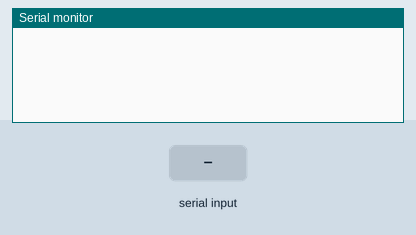
A sketch run on a simulated Arduino Uno, built with avr-gcc and run on an emulated ATmega328P. Shown: the last lines printed to the serial monitor. The test bench sets the inputs (shaded band).

Above: at 1.2 s.
1.3 s: "MOVEABS 1\n" received over Serial
At 1.9 s:
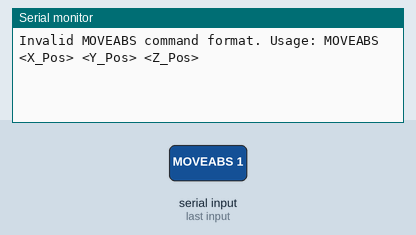
2.8 s: "MOVEREL 1\n" received over Serial
At 4.0 s:
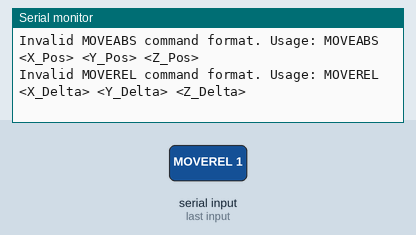
4.3 s: "STOP 1\n" received over Serial
At 5.3 s:
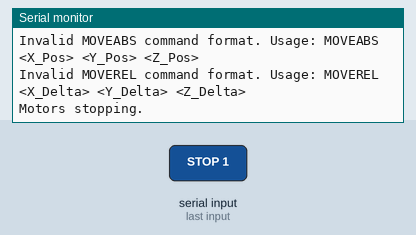
5.8 s: "POSITION 1\n" received over Serial
At 6.5 s:
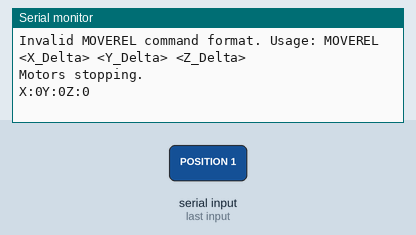
7.3 s: "SET \n" received over Serial
At 8.5 s:
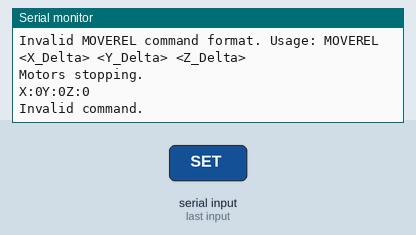
8.8 s: "MOVEABS\n" received over Serial
At 9.9 s:
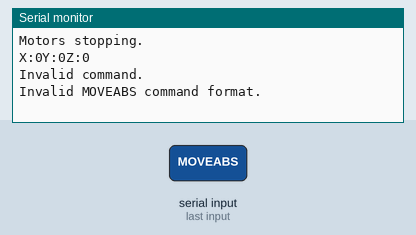

Measured:
- after the input at 1.3 s, the serial monitor: prints a new line at once (image 1)
- after the input at 2.8 s, the serial monitor: prints a new line at once (image 2)
- after the input at 4.3 s, the serial monitor: prints a new line at once (image 3)
- after the input at 5.8 s, the serial monitor: prints a new line at once (image 4)
- after the input at 7.3 s, the serial monitor: prints a new line at once (image 5)
- after the input at 8.8 s, the serial monitor: prints a new line at once (image 6)

The sketch:

Robotcode.ino
```cpp
#include <AccelStepper.h>

// Define motor pins
#define StepX 2    // Step pin for X-axis
#define DirX 5     // Direction pin for X-axis
#define StepY 3    // Step pin for Y-axis
#define DirY 6     // Direction pin for Y-axis
#define StepZ 4    // Step pin for Z-axis
#define DirZ 7     // Direction pin for Z-axis

// Initialize AccelStepper objects for each axis
// AccelStepper::DRIVER indicates the use of a driver that takes STEP and DIR signals
AccelStepper stepperX(AccelStepper::DRIVER, StepX, DirX);
AccelStepper stepperY(AccelStepper::DRIVER, StepY, DirY);
AccelStepper stepperZ(AccelStepper::DRIVER, StepZ, DirZ);

// Function prototypes
void handleSetCommand(String command);
void handleMoveAbsCommand(String command);
void handleMoveRelCommand(String command);
void handleStopCommand();
void handlePositionCommand();
void handleSetCurrentPositionCommand(); // New function prototype

void setup() {
  Serial.begin(115200); // Initialize serial communication at 115200 baud

  // ===============================
  // Configuration Parameters Start
  // ===============================

  // -------------------------------
  // X and Y Axes Configuration
  // -------------------------------
  // These parameters control the behavior of the X and Y axes.

  // Maximum speed (steps per second)
  // Adjust this value based on your motor's specifications and desired speed.
  stepperX.setMaxSpeed(1000);    // X-axis max speed
  stepperY.setMaxSpeed(1000);    // Y-axis max speed

  // Acceleration (steps per second squared)
  // Higher acceleration allows faster speed changes but may cause jitter if too high.
  stepperX.setAcceleration(500); // X-axis acceleration
  stepperY.setAcceleration(500); // Y-axis acceleration

  // -------------------------------
  // Z Axis Configuration
  // -------------------------------
  // The Z-axis is now configured to move with acceleration and deceleration.

  // Maximum speed (steps per second)
  // Adjust this value based on your motor's specifications and desired speed.
  stepperZ.setMaxSpeed(1000);    // Z-axis max speed

  // Acceleration (steps per second squared)
  // Setting acceleration allows the Z-axis to ramp up and down smoothly.
  stepperZ.setAcceleration(500); // Z-axis acceleration

  // ===============================
  // Configuration Parameters End
  // ===============================

  // Optionally, set initial positions to zero
  stepperX.setCurrentPosition(0);
  stepperY.setCurrentPosition(0);
  stepperZ.setCurrentPosition(0);
}

void loop() {
  // Check if data is available on the Serial port
  if (Serial.available() > 0) {
    String command = Serial.readStringUntil('\n'); // Read the incoming command until newline
    command.trim(); // Remove any leading/trailing whitespace

    // Parse and handle the command based on its prefix
    if (command.startsWith("SET ")) { // Note: added space to ensure 'SET ' is matched
      handleSetCommand(command);
    } else if (command.startsWith("MOVEABS")) {
      handleMoveAbsCommand(command);
    } else if (command.startsWith("MOVEREL")) {
      handleMoveRelCommand(command);
    } else if (command.startsWith("STOP")) {
      handleStopCommand();
    } else if (command.startsWith("POSITION")) {
      handlePositionCommand();
    } else if (command.startsWith("SETCURRENTPOS")) { // New command
      handleSetCurrentPositionCommand();
    } else {
      Serial.println("Invalid command.");
    }
  }

  // Run all steppers with acceleration
  stepperX.run(); // Handles movement with acceleration for X-axis
  stepperY.run(); // Handles movement with acceleration for Y-axis
  stepperZ.run(); // Handles movement with acceleration for Z-axis
}

// ===============================
// Command Handler Functions Start
// ===============================

// Handles the SET command to configure speed and acceleration for a specific axis
// Example command format: SET X 1500 750
void handleSetCommand(String command) {
  // Ensure the command has enough length to parse
  if (command.length() < 6) {
    Serial.println("Invalid SET command format.");
    return;
  }

  char axis = command.charAt(4); // Get the axis character (X, Y, or Z)
  int speedStart = 6;             // Starting index for speed value
  int space1 = command.indexOf(' ', speedStart); // Find space after speed

  // Check if both speed and acceleration are provided
  // Z-axis now also requires acceleration
  if (space1 == -1) {
    Serial.println("Invalid SET command format. Usage: SET <Axis> <Speed> <Acceleration>");
    return;
  }

  // Extract speed and acceleration values
  int speed = command.substring(speedStart, space1).toInt();
  int accel = command.substring(space1 + 1).toInt();

  // Update the corresponding stepper's speed and acceleration
  if (axis == 'X') {
    stepperX.setMaxSpeed(speed);
    stepperX.setAcceleration(accel);
    Serial.println("X Speed and Acceleration set.");
  } else if (axis == 'Y') {
    stepperY.setMaxSpeed(speed);
    stepperY.setAcceleration(accel);
    Serial.println("Y Speed and Acceleration set.");
  } else if (axis == 'Z') {
    // For Z-axis, set both speed and acceleration
    stepperZ.setMaxSpeed(speed);
    stepperZ.setAcceleration(accel);
    Serial.println("Z Speed and Acceleration set.");
  } else {
    Serial.println("Invalid axis. Use X, Y, or Z.");
  }
}

// Handles the MOVEABS command to move all axes to absolute positions
// Example command format: MOVEABS 1000 2000 3000
void handleMoveAbsCommand(String command) {
  // Expected format: MOVEABS <X_Pos> <Y_Pos> <Z_Pos>
  // Example: MOVEABS 1000 2000 3000

  // Split the command into tokens based on spaces
  int firstSpace = command.indexOf(' ');
  if (firstSpace == -1) {
    Serial.println("Invalid MOVEABS command format.");
    return;
  }

  // Extract the positions for X, Y, and Z
  String params = command.substring(firstSpace + 1);
  int paramCount = 0;
  long positions[3] = {0, 0, 0};
  int prevIndex = 0;
  int spaceIndex;

  while (paramCount < 2 && (spaceIndex = params.indexOf(' ', prevIndex)) != -1) {
    positions[paramCount] = params.substring(prevIndex, spaceIndex).toInt();
    paramCount++;
    prevIndex = spaceIndex + 1;
  }

  // Capture the last parameter (Z position)
  if (paramCount < 3) {
    positions[paramCount] = params.substring(prevIndex).toInt();
    paramCount++;
  }

  // Validate that three parameters were received
  if (paramCount != 3) {
    Serial.println("Invalid MOVEABS command format. Usage: MOVEABS <X_Pos> <Y_Pos> <Z_Pos>");
    return;
  }

  // Set the target positions for each stepper
  stepperX.moveTo(positions[0]);
  stepperY.moveTo(positions[1]);
  stepperZ.moveTo(positions[2]);

  Serial.println("Move to Absolute positions initiated.");
}

// Handles the MOVEREL command to move all axes by relative amounts
// Example command format: MOVEREL 100 -50 25
void handleMoveRelCommand(String command) {
  // Expected format: MOVEREL <X_Delta> <Y_Delta> <Z_Delta>
  // Example: MOVEREL 100 -50 25

  // Split the command into tokens based on spaces
  int firstSpace = command.indexOf(' ');
  if (firstSpace == -1) {
    Serial.println("Invalid MOVEREL command format.");
    return;
  }

  // Extract the relative movements for X, Y, and Z
  String params = command.substring(firstSpace + 1);
  int paramCount = 0;
  long deltas[3] = {0, 0, 0};
  int prevIndex = 0;
  int spaceIndex;

  while (paramCount < 2 && (spaceIndex = params.indexOf(' ', prevIndex)) != -1) {
    deltas[paramCount] = params.substring(prevIndex, spaceIndex).toInt();
    paramCount++;
    prevIndex = spaceIndex + 1;
  }

  // Capture the last parameter (Z delta)
  if (paramCount < 3) {
    deltas[paramCount] = params.substring(prevIndex).toInt();
    paramCount++;
  }

  // Validate that three parameters were received
  if (paramCount != 3) {
    Serial.println("Invalid MOVEREL command format. Usage: MOVEREL <X_Delta> <Y_Delta> <Z_Delta>");
    return;
  }

  // Calculate new target positions by adding deltas to current positions
  long newX = stepperX.currentPosition() + deltas[0];
  long newY = stepperY.currentPosition() + deltas[1];
  long newZ = stepperZ.currentPosition() + deltas[2];

  // Set the target positions for each stepper
  stepperX.moveTo(newX);
  stepperY.moveTo(newY);
  stepperZ.moveTo(newZ);

  Serial.println("Move Relative command executed.");
}

// Handles the STOP command to halt all steppers immediately
void handleStopCommand() {
  // Decelerate all steppers to a stop
  stepperX.stop(); // Gracefully stops X-axis with deceleration
  stepperY.stop(); // Gracefully stops Y-axis with deceleration
  stepperZ.stop(); // Gracefully stops Z-axis with deceleration

  Serial.println("Motors stopping.");
}

// Handles the POSITION command to report current positions of all steppers
void handlePositionCommand() {
  // Retrieve and print the current position of each stepper
  Serial.print("X:");
  Serial.print(stepperX.currentPosition());
  Serial.print("Y:");
  Serial.print(stepperY.currentPosition());
  Serial.print("Z:");
  Serial.println(stepperZ.currentPosition());
}

// ===============================
// Command Handler Functions End
// ===============================

// ===============================
// New Command Handler: SETCURRENTPOS Start
// ===============================

// Handles the SETCURRENTPOS command to reset all current positions to zero
void handleSetCurrentPositionCommand() {
  stepperX.setCurrentPosition(0);
  stepperY.setCurrentPosition(0);
  stepperZ.setCurrentPosition(0);
  Serial.println("Current positions set to zero.");
}

// ===============================
// New Command Handler: SETCURRENTPOS End
// ===============================
```
